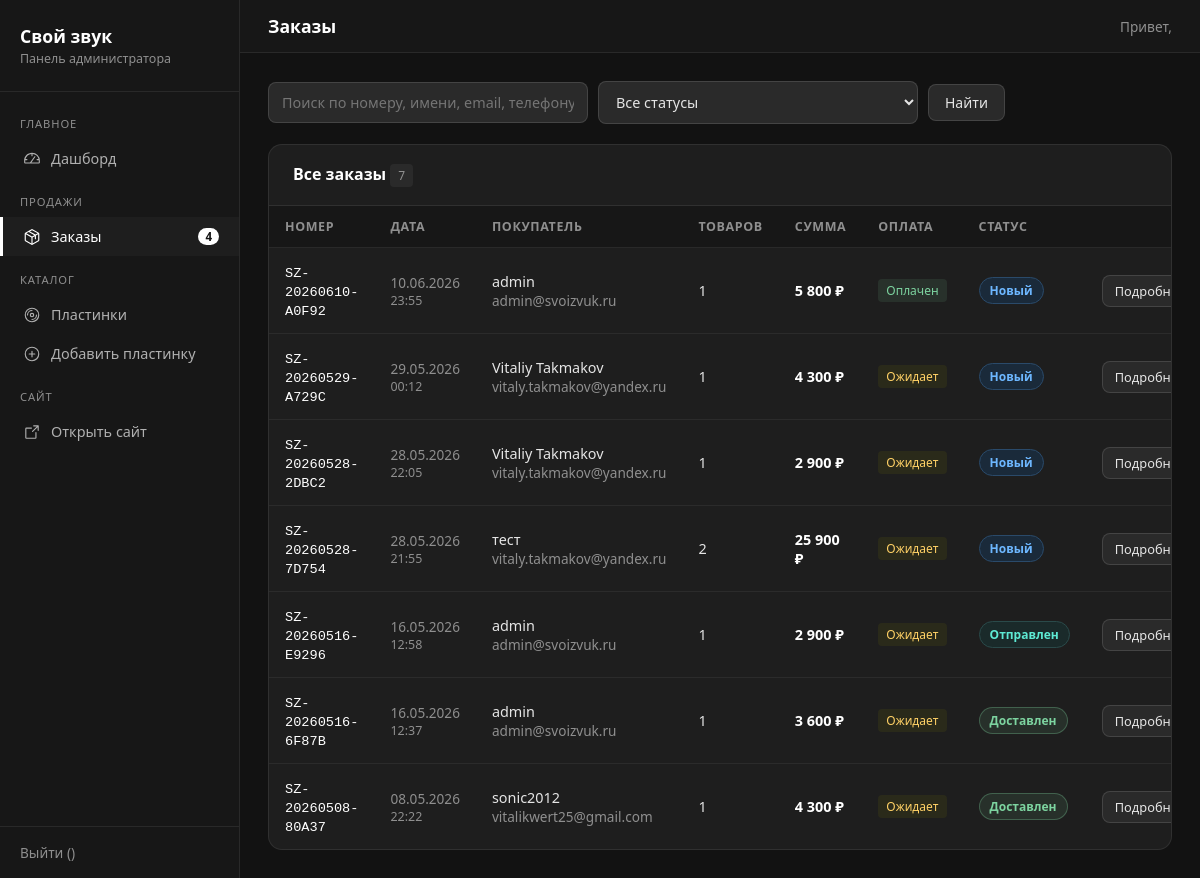
The page /admin/orders/index.php (signed in) on the database its author committed.
### tables this page shows
CREATE TABLE `orders` (
  `order_id` int NOT NULL AUTO_INCREMENT,
  `order_number` varchar(40) NOT NULL,
  `user_id` int DEFAULT NULL,
  `customer_name` varchar(150) NOT NULL,
  `customer_email` varchar(255) NOT NULL,
  `customer_phone` varchar(40) NOT NULL,
  `delivery_method` enum('courier','post','pickup') NOT NULL DEFAULT 'courier',
  `delivery_city` varchar(150) DEFAULT NULL,
  `delivery_zip` varchar(20) DEFAULT NULL,
  `delivery_address` varchar(500) DEFAULT NULL,
  `delivery_cost` decimal(10,2) NOT NULL DEFAULT '0.00',
  `comment` text,
  `payment_method` enum('card','sbp','cash') NOT NULL DEFAULT 'card',
  `payment_card_last4` varchar(4) DEFAULT NULL,
  `payment_status` enum('pending','paid','failed') NOT NULL DEFAULT 'pending',
  `subtotal` decimal(10,2) NOT NULL DEFAULT '0.00',
  `total` decimal(10,2) NOT NULL DEFAULT '0.00',
  `status` enum('new','processing','shipped','delivered','cancelled') NOT NULL DEFAULT 'new',
  `created_at` datetime NOT NULL DEFAULT CURRENT_TIMESTAMP,
  `updated_at` datetime NOT NULL DEFAULT CURRENT_TIMESTAMP ON UPDATE CURRENT_TIMESTAMP,
  PRIMARY KEY (`order_id`),
  UNIQUE KEY `order_number` (`order_number`),
  KEY `idx_orders_status` (`status`),
  KEY `idx_orders_created` (`created_at`),
  KEY `idx_orders_user` (`user_id`)
);

### admin/orders/index.php (the view, shortened to what this page needs)
<?php
$link = get_db();
$search       = trim($_GET['q']      ?? '');
$per_page = 20;
$page_num = max(1, (int)($_GET['page'] ?? 1));
$offset   = ($page_num - 1) * $per_page;
$conditions = [];
$params     = [];
$types      = '';
$where_sql = $conditions ? 'WHERE ' . implode(' AND ', $conditions) : '';
$count_sql = "SELECT COUNT(*) AS cnt FROM orders o $where_sql";
$count_stmt = mysqli_prepare($link, $count_sql);
mysqli_stmt_execute($count_stmt);
$total_rows  = (int)mysqli_fetch_assoc(mysqli_stmt_get_result($count_stmt))['cnt'];
$list_sql = "SELECT o.*, (SELECT COUNT(*) FROM order_items i WHERE i.order_id = o.order_id) AS items_count
             FROM orders o $where_sql
             ORDER BY o.created_at DESC
             LIMIT ? OFFSET ?";
$list_stmt = mysqli_prepare($link, $list_sql);
$list_params = $params;
$list_types  = $types . 'ii';
$list_params[] = $per_page;
$list_params[] = $offset;
mysqli_stmt_bind_param($list_stmt, $list_types, ...$list_params);
mysqli_stmt_execute($list_stmt);
$orders = mysqli_fetch_all(mysqli_stmt_get_result($list_stmt), MYSQLI_ASSOC);
$status_labels = [
    'new'        => 'Новый',
    'processing' => 'В обработке',
    'shipped'    => 'Отправлен',
    'delivered'  => 'Доставлен',
    'cancelled'  => 'Отменён',
];
$payment_labels = [
    'pending' => 'Ожидает',
    'paid'    => 'Оплачен',
    'failed'  => 'Ошибка',
];
require_once __DIR__ . '/../includes/header.php';
?>
<form method="GET" class="search-bar">
    <input type="text" name="q" placeholder="Поиск по номеру, имени, email, телефону..."
           value="<?= htmlspecialchars($search) ?>">
    <select name="status">
        <option value="">Все статусы</option>
    </select>
    <button type="submit" class="btn btn-edit">Найти</button>
</form>
<div class="card">
    <div class="card-header">
        <h3>Все заказы <span class="badge badge-gray"><?= $total_rows ?></span></h3>
    </div>
    <table>
        <thead>
            <tr>
                <th>Номер</th>
                <th>Дата</th>
                <th>Покупатель</th>
                <th>Товаров</th>
                <th>Сумма</th>
                <th>Оплата</th>
                <th>Статус</th>
                <th></th>
            </tr>
        </thead>
        <tbody>
            <?php foreach ($orders as $o): ?>
            <tr>
                <td>
                    <a href="view.php?id=<?= (int)$o['order_id'] ?>"
                       class="link-plain u-white u-mono">
                        <?= htmlspecialchars($o['order_number']) ?>
                    </a>
                </td>
                <td class="u-muted u-sm">
                    <?= date('d.m.Y', strtotime($o['created_at'])) ?>
                    <div class="u-muted u-xs">
                        <?= date('H:i', strtotime($o['created_at'])) ?>
                    </div>
                </td>
                <td>
                    <div><?= htmlspecialchars($o['customer_name']) ?></div>
                    <div class="u-muted u-sm"><?= htmlspecialchars($o['customer_email']) ?></div>
                </td>
                <td><?= (int)$o['items_count'] ?></td>
                <td class="u-strong"><?= number_format($o['total'], 0, '', ' ') ?> ₽</td>
                <td>
                    <span class="badge badge-pay-<?= htmlspecialchars($o['payment_status']) ?>">
                        <?= htmlspecialchars($payment_labels[$o['payment_status']] ?? $o['payment_status']) ?>
                    </span>
                </td>
                <td>
                    <span class="badge badge-status badge-status-<?= htmlspecialchars($o['status']) ?>">
                        <?= htmlspecialchars($status_labels[$o['status']] ?? $o['status']) ?>
                    </span>
                </td>
                <td>
                    <a href="view.php?id=<?= (int)$o['order_id'] ?>" class="btn btn-edit btn-sm">Подробнее</a>
                </td>
            </tr>
            <?php endforeach; ?>
        </tbody>
    </table>
</div>
<?php require_once __DIR__ . '/../includes/footer.php'; ?>

### admin/includes/admin.css (style rules this page uses)
* { margin: 0; padding: 0; box-sizing: border-box; font-family: var(--font-sans); }
body { background: var(--surface-0); color: var(--text-primary); min-height: 100vh; display: flex; flex-direction: column; }
:where(a, button, input, select, textarea, [tabindex]):focus-visible { outline: 2px solid rgba(255, 255, 255, 0.75); outline-offset: 2px; }
.card { background: var(--surface-2); border: 1px solid var(--border-light); border-radius: var(--radius-lg); overflow: hidden; }
.card-header { padding: 18px 24px; border-bottom: 1px solid var(--border-light); display: flex; align-items: center; justify-content: space-between; flex-wrap: wrap; gap: 12px; }
.card-header h3 { font-size: 1rem; color: var(--text-white); }
table { width: 100%; border-collapse: collapse; }
th { padding: 12px 16px; text-align: left; font-size: 0.78rem; text-transform: uppercase; letter-spacing: 0.05em; color: var(--text-muted); background: var(--surface-1); border-bottom: 1px solid var(--border-light); }
td { padding: 14px 16px; border-bottom: 1px solid var(--border-subtle); font-size: 0.9rem; color: var(--text-primary); vertical-align: middle; font-variant-numeric: tabular-nums; }
tr:last-child td { border-bottom: none; }
.btn { display: inline-flex; align-items: center; gap: 6px; padding: 8px 16px; border-radius: var(--radius-md); font-size: 0.875rem; font-weight: 500; cursor: pointer; border: none; text-decoration: none; transition: all var(--motion-fast); }
.btn-sm { padding: 6px 12px; font-size: 0.8rem; }
.btn-edit { background: var(--surface-3); color: var(--text-primary); border: 1px solid var(--border-medium); }
input[type=text], input[type=number], input[type=url], input[type=email], input[type=date], textarea, select { width: 100%; padding: 10px 13px; background: var(--surface-3); border: 1px solid var(--border-medium); border-radius: var(--radius-md); color: var(--text-primary); font-size: 0.9rem; transition: border-color var(--motion-fast); }
.badge { display: inline-block; padding: 3px 8px; border-radius: var(--radius-sm); font-size: 0.75rem; font-weight: 500; white-space: nowrap; }
.badge-gray { background: var(--surface-3); color: var(--text-muted); }
.badge-status { padding: 4px 10px; border-radius: 999px; font-weight: 600; }
.badge-status-new { background: #1a2a3a; color: #6db7ff; border: 1px solid #2a4a6a; }
.badge-status-shipped { background: #1a2a2a; color: #5eead4; border: 1px solid #2a4a4a; }
.badge-status-delivered { background: var(--success-bg); color: var(--success); border: 1px solid var(--success-border); }
.badge-pay-pending { background: #2a2a1a; color: #ffd166; }
.badge-pay-paid { background: var(--success-bg); color: var(--success); }
.search-bar { display: flex; gap: 10px; margin-bottom: 20px; flex-wrap: wrap; align-items: center; }
.search-bar input, .search-bar select { max-width: 320px; }
.u-muted { color: var(--text-muted); }
.u-white { color: var(--text-white); }
.u-strong { color: var(--text-white); font-weight: 600; }
.u-sm { font-size: 0.85rem; }
.u-xs { font-size: 0.78rem; }
.u-mono { font-family: var(--font-mono); font-size: 0.85rem; }
.link-plain { color: var(--text-primary); text-decoration: none; }

### rows shown on the page
orders: order_number "SZ-20260610-A0F92", created_at "10.06.2026", created_at "23:55", customer_name "admin", customer_email "admin@svoizvuk.ru", items_count "1", total "5 800", payment_status "Оплачен", status "Новый"
orders: order_number "SZ-20260529-A729C", created_at "29.05.2026", created_at "00:12", customer_name "Vitaliy Takmakov", customer_email "vitaly.takmakov@yandex.ru", items_count "1", total "4 300", payment_status "Ожидает", status "Новый"
orders: order_number "SZ-20260528-2DBC2", created_at "28.05.2026", created_at "22:05", customer_name "Vitaliy Takmakov", customer_email "vitaly.takmakov@yandex.ru", items_count "1", total "2 900", payment_status "Ожидает", status "Новый"
orders: order_number "SZ-20260528-7D754", created_at "28.05.2026", created_at "21:55", customer_name "тест", customer_email "vitaly.takmakov@yandex.ru", items_count "2", total "25 900", payment_status "Ожидает", status "Новый"
orders: order_number "SZ-20260516-E9296", created_at "16.05.2026", created_at "12:58", customer_name "admin", customer_email "admin@svoizvuk.ru", items_count "1", total "2 900", payment_status "Ожидает", status "Отправлен"
orders: order_number "SZ-20260516-6F87B", created_at "16.05.2026", created_at "12:37", customer_name "admin", customer_email "admin@svoizvuk.ru", items_count "1", total "3 600", payment_status "Ожидает", status "Доставлен"
orders: order_number "SZ-20260508-80A37", created_at "08.05.2026", created_at "22:22", customer_name "sonic2012", customer_email "vitalikwert25@gmail.com", items_count "1", total "4 300", payment_status "Ожидает", status "Доставлен"

### other values the page prints
$new_orders_badge "4"
$page_title "Заказы"
$total_rows "7"
